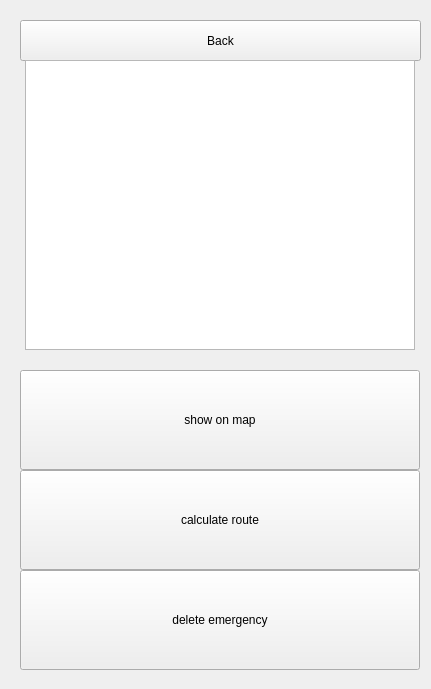
      <widget class="QWidget" name="page11">
       <widget class="QPushButton" name="button_calculateRoute11">
        <property name="geometry">
         <rect>
          <x>20</x>
          <y>470</y>
          <width>400</width>
          <height>100</height>
         </rect>
        </property>
        <property name="minimumSize">
         <size>
          <width>400</width>
          <height>100</height>
         </size>
        </property>
        <property name="maximumSize">
         <size>
          <width>400</width>
          <height>100</height>
         </size>
        </property>
        <property name="text">
         <string>calculate route</string>
        </property>
       </widget>
       <widget class="QPushButton" name="button_goBack11">
        <property name="geometry">
         <rect>
          <x>20</x>
          <y>20</y>
          <width>401</width>
          <height>41</height>
         </rect>
        </property>
        <property name="text">
         <string>Back</string>
        </property>
       </widget>
       <widget class="QTableWidget" name="table_emergencies">
        <property name="geometry">
         <rect>
          <x>25</x>
          <y>60</y>
          <width>390</width>
          <height>290</height>
         </rect>
        </property>
        <property name="minimumSize">
         <size>
          <width>390</width>
          <height>290</height>
         </size>
        </property>
        <property name="maximumSize">
         <size>
          <width>390</width>
          <height>390</height>
         </size>
        </property>
       </widget>
       <widget class="QPushButton" name="button_deleteEmergencyCheck11">
        <property name="geometry">
         <rect>
          <x>20</x>
          <y>570</y>
          <width>400</width>
          <height>100</height>
         </rect>
        </property>
        <property name="minimumSize">
         <size>
          <width>400</width>
          <height>100</height>
         </size>
        </property>
        <property name="maximumSize">
         <size>
          <width>400</width>
          <height>100</height>
         </size>
        </property>
        <property name="text">
         <string>delete emergency</string>
        </property>
       </widget>
       <widget class="QgsMapCanvas" name="QgsMapCanvas11" native="true">
        <property name="geometry">
         <rect>
          <x>20</x>
          <y>10</y>
          <width>402</width>
          <height>670</height>
         </rect>
        </property>
        <property name="minimumSize">
         <size>
          <width>402</width>
          <height>670</height>
         </size>
        </property>
        <property name="maximumSize">
         <size>
          <width>402</width>
          <height>670</height>
         </size>
        </property>
       </widget>
       <widget class="QPushButton" name="button_showOnMap">
        <property name="geometry">
         <rect>
          <x>20</x>
          <y>370</y>
          <width>400</width>
          <height>100</height>
         </rect>
        </property>
        <property name="minimumSize">
         <size>
          <width>400</width>
          <height>100</height>
         </size>
        </property>
        <property name="maximumSize">
         <size>
          <width>400</width>
          <height>100</height>
         </size>
        </property>
        <property name="text">
         <string>show on map</string>
        </property>
       </widget>
       <zorder>QgsMapCanvas11</zorder>
       <zorder>button_calculateRoute11</zorder>
       <zorder>button_goBack11</zorder>
       <zorder>table_emergencies</zorder>
       <zorder>button_deleteEmergencyCheck11</zorder>
       <zorder>button_showOnMap</zorder>
      </widget>
